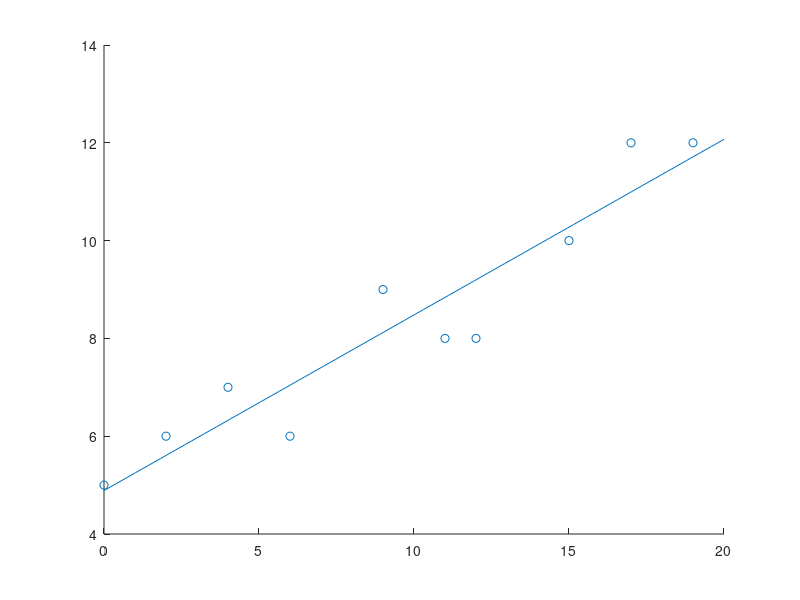

Source code (MATLAB):
x = [0,2,4,6,9,11,12,15,17,19];
y = [5,6,7,6,9,8,8,10,12,12];
scatter(x,y);
hold on;

a = polyfit(x,y,1);
% a0 = a(2);
% a1 = a(1);
% f = @(x) a1*x + a0;
% 
% plot(linspace(0,20),f(linspace(0,20)));

f = polyval(a,linspace(0,20));
plot(linspace(0,20),f);